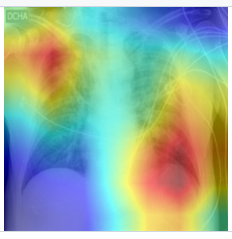
#> input picture res_cam.PNG, 232 x 239 px, found by its file name
$ python detection_infection.py
#> lines starting #> are read from the running program, lines starting #| are printed output that depends on the picture; after the words box and inside, x2 and y2 are one past the last pixel; in counts of white or black regions, pixels touching at a corner belong together
import cv2
import numpy as np

# Load the image from the file system
image_path = 'res_cam.png'
image = cv2.imread(image_path)
#> image is the input picture: shape (239, 232, 3); mean B, G, R 156.3, 176, 151.4

# Check if the image was loaded successfully
if image is None:
    raise ValueError(f"The image at path {image_path} could not be loaded.")

# Get image dimensions
image_height, image_width = image.shape[:2]
#> image_height = 239; image_width = 232


# Convert the image to RGB
image_rgb = cv2.cvtColor(image, cv2.COLOR_BGR2RGB)

# Define the range of red color in RGB
lower_red = np.array([100, 0, 0])
upper_red = np.array([255, 100, 100])

# Create a mask to detect red areas
mask = cv2.inRange(image_rgb, lower_red, upper_red)
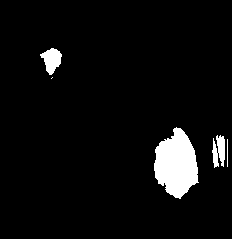
#> mask: shape (239, 232); 5.2% white; 5 white regions (1 under 20 px)

# Find contours in the mask
contours, _ = cv2.findContours(mask, cv2.RETR_TREE, cv2.CHAIN_APPROX_SIMPLE)
#> contours = 5 contours, 2 with area under 20; largest, box (x1, y1, x2, y2) and area: (154, 127, 199, 199) 2092, (40, 48, 62, 75) 319, (212, 135, 225, 168) 234

# List to hold the center points and sizes of the red regions as percentages
infection_locations_percentage = []

# Create a copy of the original image to draw on
image_with_infections = image.copy()

# Iterate over the contours to find the bounding box and center
for contour in contours:
    area = cv2.contourArea(contour)
    if area > 100:  # Filter out too small areas
        M = cv2.moments(contour)
        # Calculate x, y coordinate of center
        if M["m00"] != 0:
            cX = int(M["m10"] / M["m00"])
            cY = int(M["m01"] / M["m00"])
        else:
            cX, cY = 0, 0

        # Calculate the size of the area (radius of the equivalent circle)
        size = np.sqrt(area / np.pi)

        # Convert center coordinates and size to percentages
        cX_percent = (cX / image_width) * 100
        cY_percent = (cY / image_height) * 100
        size_percent = (size / max(image_width, image_height)) * 100

        # Store the center and size of the contour as percentages
        infection_locations_percentage.append((cX_percent, cY_percent, size_percent))

        # Draw circle on the image copy
        cv2.circle(image_with_infections, (cX, cY), int(size), (0, 255, 0), 2)
#> this loop made 5 passes
#> (area, cX, cY, size, cX_percent, cY_percent, size_percent) on passes 2, 3, 5: (233.5, 218, 150, 8.62, 93.97, 62.76, 3.61), (2092.5, 175, 163, 25.81, 75.43, 68.2, 10.8), (319, 51, 59, 10.08, 21.98, 24.69, 4.22)
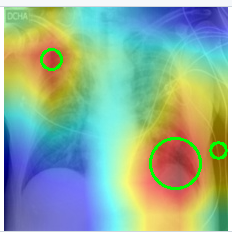
#> image_with_infections: shape (239, 232, 3); 1.51% of pixels changed, all inside (x1, y1, x2, y2) = (40, 48, 228, 190)
#> after the loop, infection_locations_percentage = [(93.97, 62.76, 3.61), (75.43, 68.2, 10.8), (21.98, 24.69, 4.22)]

# Save the result image
output_path = 'infection_detected_image.png'
cv2.imwrite(output_path, image_with_infections)

# Print out the infection location details as percentages
print("Infection Locations (Center Coordinates and Size as Percentages):")
for idx, (cX_percent, cY_percent, size_percent) in enumerate(infection_locations_percentage):
    print(f"Infection {idx + 1}: Center=({cX_percent:.2f}%, {cY_percent:.2f}%), Size={size_percent:.2f}%")
#> this loop made 3 passes
#| Infection 1: Center=(93.97%, 62.76%), Size=3.61%
#| Infection 2: Center=(75.43%, 68.20%), Size=10.80%
#| Infection 3: Center=(21.98%, 24.69%), Size=4.22%

    # Write the infection data to a text file
output_file_path = 'infection_data.txt'
with open(output_file_path, 'w') as file:
    for cX_percent, cY_percent, size_percent in infection_locations_percentage:
        file.write(f"{cX_percent},{cY_percent},{size_percent}\n")
